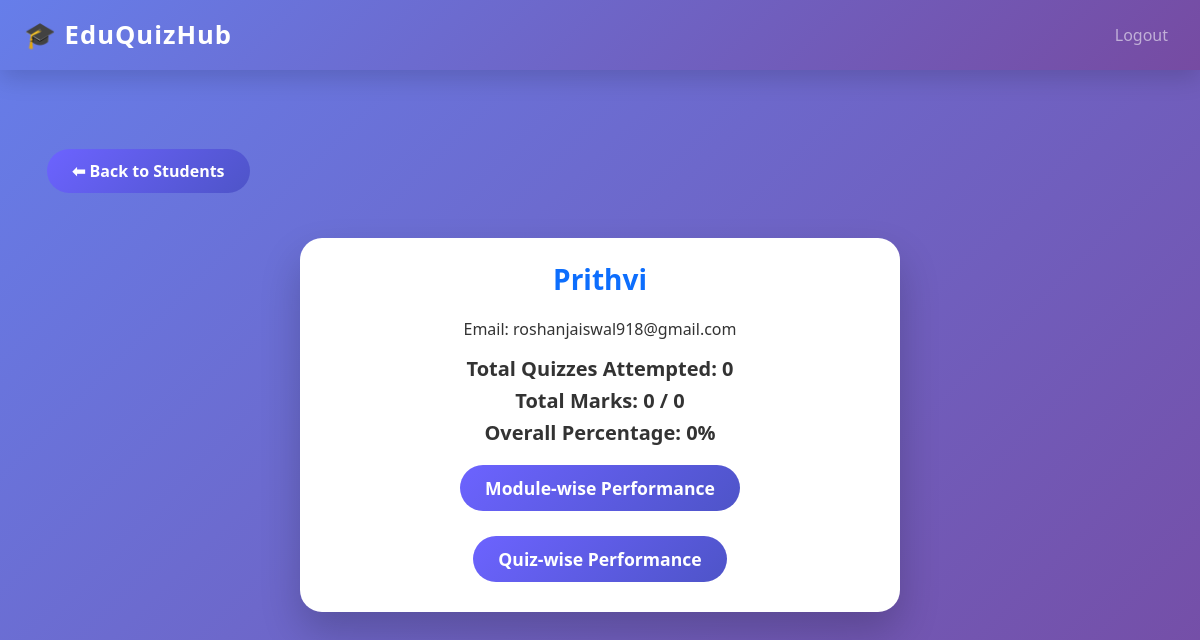
The page /admin/student/2 (signed in) on the database as committed earlier.
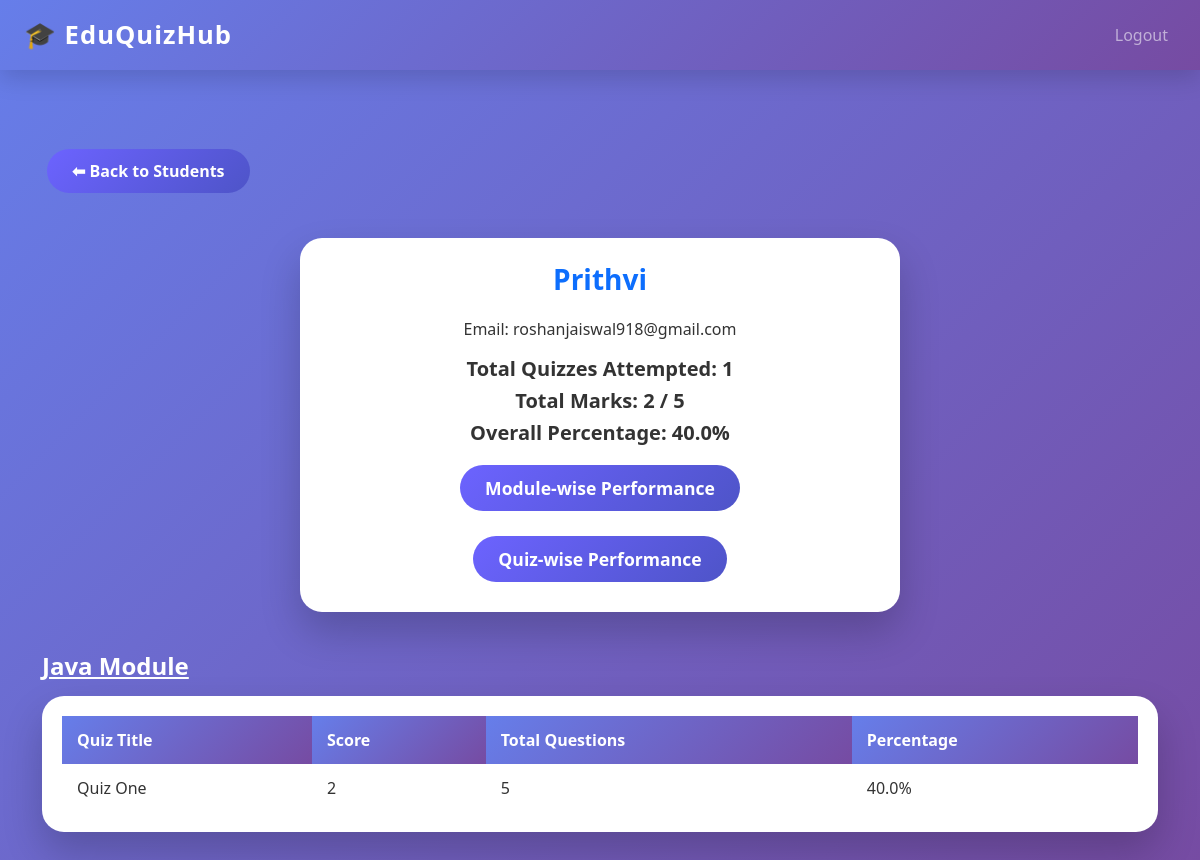
The same page on the database as committed later.
### tables this page shows
CREATE TABLE users (
    id INTEGER PRIMARY KEY AUTOINCREMENT,
    name TEXT NOT NULL,
    email TEXT UNIQUE NOT NULL,
    password TEXT NOT NULL,
    role TEXT NOT NULL,
    email_verified INTEGER DEFAULT 1,
    email_otp TEXT,
    profile_image TEXT
);

CREATE TABLE attempts (
    id INTEGER PRIMARY KEY AUTOINCREMENT,
    student_id INTEGER NOT NULL,
    quiz_id INTEGER NOT NULL,
    score INTEGER,
    total_questions INTEGER,
    answers TEXT,
    FOREIGN KEY (student_id) REFERENCES users(id),
    FOREIGN KEY (quiz_id) REFERENCES quizzes(id)
);

CREATE TABLE modules (
    id INTEGER PRIMARY KEY AUTOINCREMENT,
    name TEXT NOT NULL
);

CREATE TABLE quizzes (
    id INTEGER PRIMARY KEY AUTOINCREMENT,
    module_id INTEGER NOT NULL,
    title TEXT NOT NULL,
    time_limit INTEGER,
    is_active INTEGER DEFAULT 0,
    FOREIGN KEY (module_id) REFERENCES modules(id)
);

### app.py (the view)
@app.route("/admin/student/<int:student_id>")
def admin_student_detail(student_id):
    if session.get("role") != "admin":
        return redirect(url_for("login"))
    student = get_student_by_id(student_id)
    quizzes = get_student_attempts(student_id)
    total_score = sum(q['score'] for q in quizzes)
    total_possible_score = sum(q['total_questions'] for q in quizzes)
    overall_percentage = round((total_score / total_possible_score * 100) if total_possible_score else 0, 2)
    modules_dict = {}
    for q in quizzes:
        modules_dict.setdefault(q['module_name'], []).append((q['score'], q['total_questions']))
    modules_labels = []
    modules_scores = []
    for module, scores in modules_dict.items():
        modules_labels.append(module)
        avg = round(sum(s[0] for s in scores) / sum(s[1] for s in scores) * 100, 2) if scores else 0
        modules_scores.append(avg)
    quizzes_labels = [q['quiz_title'] for q in quizzes]
    quizzes_scores = [
        round(q['score'] / q['total_questions'] * 100, 2) if q['total_questions'] else 0
        for q in quizzes
    ]
    return render_template(
        "admin_student_detail.html",
        student=student,
        quizzes=quizzes,
        total_quizzes=len(quizzes),
        total_score=total_score,
        total_possible_score=total_possible_score,
        overall_percentage=overall_percentage,
        modules_labels=modules_labels,
        modules_scores=modules_scores,
        quizzes_labels=quizzes_labels,
        quizzes_scores=quizzes_scores
    )

### db/db.py (called while the page is built)
def get_db_connection():
    conn = sqlite3.connect(DB_NAME)
    conn.row_factory = sqlite3.Row
    return conn

def get_student_by_id(student_id):
    with get_db_connection() as conn:
        return conn.execute(
            "SELECT * FROM users WHERE id = ?",
            (student_id,)
        ).fetchone()

def get_student_attempts(student_id):
    with get_db_connection() as conn:
        return conn.execute(
            """
            SELECT m.name AS module_name,
                   q.title AS quiz_title,
                   a.score,
                   a.total_questions
            FROM attempts a
            JOIN quizzes q ON a.quiz_id = q.id
            JOIN modules m ON q.module_id = m.id
            WHERE a.student_id = ?
            ORDER BY m.name, q.title
            """,
            (student_id,)
        ).fetchall()

### templates/admin_student_detail.html (shortened to what this page needs)
{% extends "base.html" %}
{% block content %}
<div class="container mt-4">
    <a href="{{ url_for('admin_students') }}" class="btn-back">⬅ Back to Students</a>
    <div class="card-center">
        <h3>{{ student.name }}</h3>
        <p>Email: {{ student.email }}</p>
        <h5>Total Quizzes Attempted: {{ total_quizzes }}</h5>
        <h5>Total Marks: {{ total_score }} / {{ total_possible_score }}</h5>
        <h5>Overall Percentage: {{ overall_percentage }}%</h5>
        <div class="btn-group">
            <button class="btn-chart" id="moduleBtn">Module-wise Performance</button>
            <button class="btn-chart" id="quizBtn">Quiz-wise Performance</button>
        </div>
    </div>
    {% set current_module = None %}
    {% for quiz in quizzes %}
        {% if current_module != quiz.module_name %}
            <h4>{{ quiz.module_name }}</h4>
            <div class="table-container">
                <table>
                    <thead>
                        <tr>
                            <th>Quiz Title</th>
                            <th>Score</th>
                            <th>Total Questions</th>
                            <th>Percentage</th>
                        </tr>
                    </thead>
                    <tbody>
            {% set current_module = quiz.module_name %}
        {% endif %}
        <tr>
            <td>{{ quiz.quiz_title }}</td>
            <td>{{ quiz.score }}</td>
            <td>{{ quiz.total_questions }}</td>
            <td>{{ ((quiz.score / quiz.total_questions) * 100)|round(2) }}%</td>
        </tr>
        {% if loop.last %}
            </tbody></table>
        </div>
        {% endif %}
    {% endfor %}
</div>
{% endblock %}

### templates/base.html (shortened to what this page needs)
<!DOCTYPE html>
<html lang="en">
<head>
    <link href="https://cdn.jsdelivr.net/npm/bootstrap@5.3.3/dist/css/bootstrap.min.css" rel="stylesheet">
    <link rel="stylesheet" href="{{ url_for('static', filename='css/style.css') }}">
</head>
<body>
<nav class="navbar navbar-expand-lg navbar-dark fixed-top">
    <div class="container-fluid px-4">
        <a class="navbar-brand" href="{{ url_for('home') }}">🎓 EduQuizHub</a>
        <div class="collapse navbar-collapse" id="navbarNav">
            <ul class="navbar-nav ms-auto align-items-center">
                {% if session.get('user_id') %}
                    <li class="nav-item">
                        <a class="nav-link" href="{{ url_for('logout') }}">Logout</a>
                    </li>
                {% endif %}
            </ul>
        </div>
    </div>
</nav>
<div class="page-container">
    {% block content %}{% endblock %}
</div>
</body>
</html>

### static/css/style.css (style rules this page uses)
body { background-color: #f8f9fa; }
button { font-size: 1.1rem; }
h1, h2, h3 { color: #0d6efd; }

### templates/base.html (style rules this page uses)
html, body { width: 100%; margin: 0; padding: 0; overflow-x: hidden; font-family: "Segoe UI", sans-serif; background: #f4f6fb; }
.navbar { background: linear-gradient(135deg, #667eea, #764ba2); box-shadow: 0 8px 25px rgba(0,0,0,0.15); height: 70px; }
.navbar-brand { font-size: 1.6rem; font-weight: 800; letter-spacing: 1px; animation: glow 2s infinite alternate; }
.nav-link { font-weight: 500; margin-left: 14px; position: relative; transition: all 0.3s ease; }
.nav-link::after { content: ""; position: absolute; width: 0; height: 2px; background: #fff; left: 0; bottom: 0; transition: width 0.3s ease; }
.page-container { width: 100%; margin: 0; padding: 120px 20px 20px 20px; animation: fadeIn 0.6s ease; min-height: calc(100vh - 70px); }

### templates/admin_student_detail.html (style rules this page uses)
body { background: linear-gradient(135deg,#667eea,#764ba2); min-height:100vh; font-family: 'Segoe UI', Tahoma, Geneva, Verdana, sans-serif; color: #fff; }
h3, h4, h5 { font-weight:700; }
h3 { text-align:center; margin-bottom:20px; }
h4 { margin-top:30px; margin-bottom:15px; text-decoration:underline; }
.btn-back, .btn-chart { background: linear-gradient(135deg,#6c63ff,#4e54c8); color:#fff; border:none; padding:10px 25px; border-radius:30px; font-weight:600; text-decoration:none; margin:5px; display:inline-block; transition: all 0.3s ease; }
.card-center { background:#fff; border-radius:22px; padding:25px; box-shadow:0 20px 40px rgba(0,0,0,0.2); color:#333; max-width:600px; margin: 40px auto; text-align:center; }
.btn-group { display:flex; justify-content:center; gap:15px; flex-wrap:wrap; margin-top:15px; }
.table-container { background:#fff; padding:20px; border-radius:22px; box-shadow:0 20px 40px rgba(0,0,0,0.2); margin-bottom:30px; color:#333; max-height: 250px; overflow-y: auto; }
table { width:100%; border-collapse:collapse; }
th, td { padding:12px 15px; text-align:left; }
th { background: linear-gradient(135deg,#667eea,#764ba2); color:#fff; font-weight:700; }

Rows that differ between the two databases and show on the page:
added attempts: module_name "Java Module", quiz_title "Quiz One", score "2", total_questions "5", ((quiz.score/quiz.total_questions)*100)|round(2) "40.0"
Other text that changed with them:
{{ total_quizzes }}: "0" → "1"
{{ total_score }}: "0" → "2"
{{ total_possible_score }}: "0" → "5"
{{ overall_percentage }}: "0" → "40.0"
